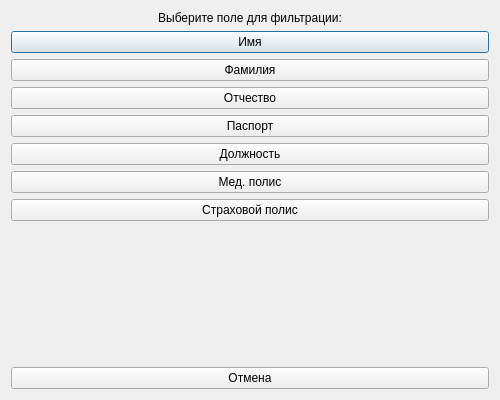
<?xml version="1.0" encoding="UTF-8"?>
<ui version="4.0">
 <class>FilterDialog</class>
 <widget class="QDialog" name="FilterDialog">
  <property name="geometry">
   <rect>
    <x>0</x>
    <y>0</y>
    <width>500</width>
    <height>400</height>
   </rect>
  </property>
  <property name="windowTitle">
   <string>Фильтр сотрудников</string>
  </property>
  <layout class="QVBoxLayout" name="verticalLayout">
   <item>
    <widget class="QLabel" name="labelTitle">
     <property name="text">
      <string>Выберите поле для фильтрации:</string>
     </property>
     <property name="alignment">
      <set>Qt::AlignCenter</set>
     </property>
    </widget>
   </item>
   <item>
    <widget class="QPushButton" name="pushButtonName">
     <property name="text">
      <string>Имя</string>
     </property>
    </widget>
   </item>
   <item>
    <widget class="QPushButton" name="pushButtonSurname">
     <property name="text">
      <string>Фамилия</string>
     </property>
    </widget>
   </item>
   <item>
    <widget class="QPushButton" name="pushButtonPatronymic">
     <property name="text">
      <string>Отчество</string>
     </property>
    </widget>
   </item>
   <item>
    <widget class="QPushButton" name="pushButtonPassport">
     <property name="text">
      <string>Паспорт</string>
     </property>
    </widget>
   </item>
   <item>
    <widget class="QPushButton" name="pushButtonJobTitle">
     <property name="text">
      <string>Должность</string>
     </property>
    </widget>
   </item>
   <item>
    <widget class="QPushButton" name="pushButtonMedicalPolicy">
     <property name="text">
      <string>Мед. полис</string>
     </property>
    </widget>
   </item>
   <item>
    <widget class="QPushButton" name="pushButtonInsurancePolicy">
     <property name="text">
      <string>Страховой полис</string>
     </property>
    </widget>
   </item>
   <item>
    <spacer name="verticalSpacer">
     <property name="orientation">
      <enum>Qt::Vertical</enum>
     </property>
     <property name="sizeHint" stdset="0">
      <size>
       <width>20</width>
       <height>40</height>
      </size>
     </property>
    </spacer>
   </item>
   <item>
    <widget class="QPushButton" name="pushButtonCancel">
     <property name="text">
      <string>Отмена</string>
     </property>
    </widget>
   </item>
  </layout>
 </widget>
 <resources/>
 <connections/>
</ui>
